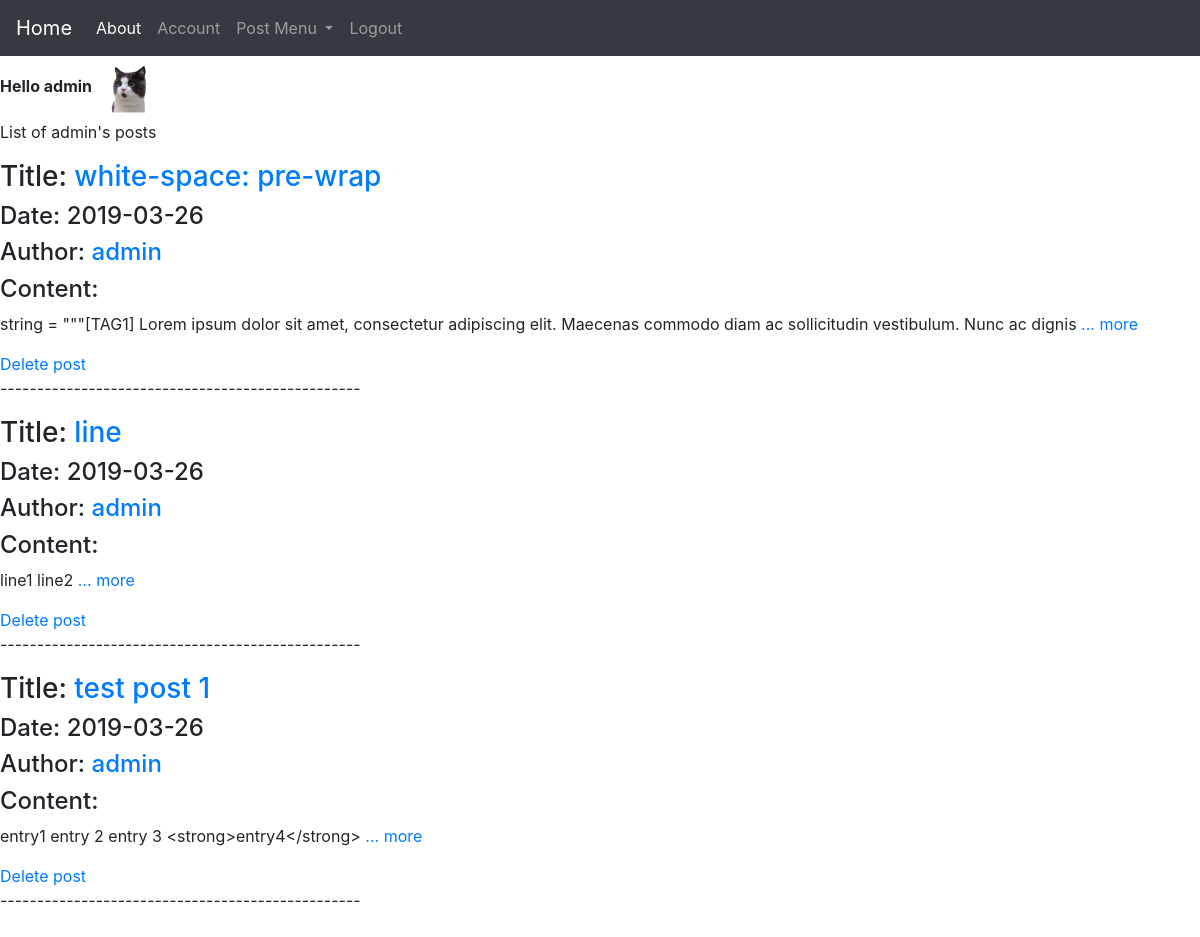
Page /user/admin (signed in) on the committed database.
### source/models.py (models this page shows, shortened)
class User(db.Model, UserMixin):
	__tablename__ = 'user_table'
	id = db.Column(db.Integer, primary_key=True)
	username = db.Column(db.String(30), unique=True, index =True, nullable=False)
	email = db.Column(db.String(40), unique=True, index =True, nullable=False)
	avatar = db.Column(db.String(30), nullable=False, default='default.png')
	password_hash = db.Column(db.String(128), nullable=False)
	post = db.relationship('Post', backref='author', lazy=True)

class Post(db.Model):
	__tablename__ = 'post_table'
	id = db.Column(db.Integer, primary_key=True)
	title = db.Column(db.String(30), nullable=False)
	date = db.Column(db.DateTime(), default=datetime.utcnow, nullable=False)
	content = db.Column(db.Text(), nullable=False)
	user_id = db.Column(db.String(30), db.ForeignKey('user_table.id'), nullable=False)

### source/user/views.py (the view)
@user.route("/user/<username>")
@login_required
def posts(username):
    page = request.args.get('page', 1, type=int)
    user = User.query.filter_by(username=username).first()
    posts = Post.query.filter_by(author=user).order_by(Post.date.desc()).paginate(page=page, per_page=5)
    return render_template('posts.html', user = user, posts=posts)

### source/models.py (called while the page is built)
@lm.user_loader
def load_user(user_id):
	return User.query.get(user_id)

### source/templates/posts.html
{% extends 'base.html' %}
{% block content %}
<p>List of {{ user.username }}'s posts</p>
{% for post in posts.items %}
<h3>Title: <a href="{{ url_for('post.show', post_id=post.id) }}"> {{post.title}}</a></h3>
<h4>Date: {{post.date.strftime('%Y-%m-%d')}}</h4>
<h4>Author: <a href="{{ url_for('user.posts', username=user.username) }}">{{post.author.username}}</a></h4>
<h4>Content: </h4>
<p>{{post.content[:180]}}
	<a href="{{ url_for('post.show', post_id=post.id) }}">... more</a>
</p>
{% if post.author.id == current_user.id %}
<a href="{{ url_for('post.delete', post_id=post.id) }}">Delete post</a>
{% endif %}
<p>-------------------------------------------------</p>
{% endfor %}
<nav>
{% for page_num in posts.iter_pages(left_edge=1, right_edge=1, left_current=1, right_current=2) %}
<li><a href="{{url_for('user.posts', username=user.username, page=page)}}">{{ pagenum }}</a></li>
{% endfor %}
</nav>
{% endblock %}

### source/templates/base.html (shortened to what this page needs)
<!DOCTYPE html>
<html>
<head>
	<link rel="stylesheet" href="https://stackpath.bootstrapcdn.com/bootstrap/4.3.1/css/bootstrap.min.css">
	<link rel="stylesheet" href="static/basic.css">
</head>
<body>
	<nav class="navbar navbar-expand-lg navbar-dark bg-dark">
	  <a class="navbar-brand" href="{{ url_for('core.index') }}">Home</a>
	  <div class="collapse navbar-collapse" id="navbarSupportedContent">
	    <ul class="navbar-nav mr-auto">
	      <li class="nav-item active">
	        <a class="nav-link" href="{{ url_for('core.about') }}">About <span class="sr-only">(current)</span></a>
	      </li>
	      {% if current_user.is_authenticated %}
	      <li class="nav-item">
	        <a class="nav-link" href="{{ url_for('user.account', user_id=current_user.id) }}">Account</a>
	      </li>
	      <li class="nav-item dropdown">
	        <a class="nav-link dropdown-toggle" href="#" id="navbarDropdown" role="button" data-toggle="dropdown" aria-haspopup="true" aria-expanded="false">
	          Post Menu
	        </a>
	      </li>
	      <li class="nav-item">
	        <a class="nav-link" href="{{ url_for('user.logout') }}" tabindex="-1">Logout</a>
	      </li>
	      {% endif %}
	    </ul>
	  </div>
	</nav>
	{% if current_user.is_authenticated %}
	<strong>Hello {{current_user.username}}</strong>
	<img src="{{ url_for('static', filename='profile_pics/' + current_user.avatar) }}"  width="64" height="64">
	{% endif %}
{% block content %}
{% endblock %}
</body>
</html>

### rows in the picture
User: username "admin", avatar (placeholder picture)
Post: title "white-space: pre-wrap", date "2019-03-26", author.username "admin", content "string = \"\"\"[TAG1] Lorem ipsum dolor sit amet, consectetur adipiscing elit. Maecenas commodo diam ac sollicitudin vestibulum. Nunc ac dignis"
Post: title "line", date "2019-03-26", author.username "admin", content "line1 line2"
Post: title "test post 1", date "2019-03-26", author.username "admin", content "entry1 entry 2 entry 3 <strong>entry4</strong>"
